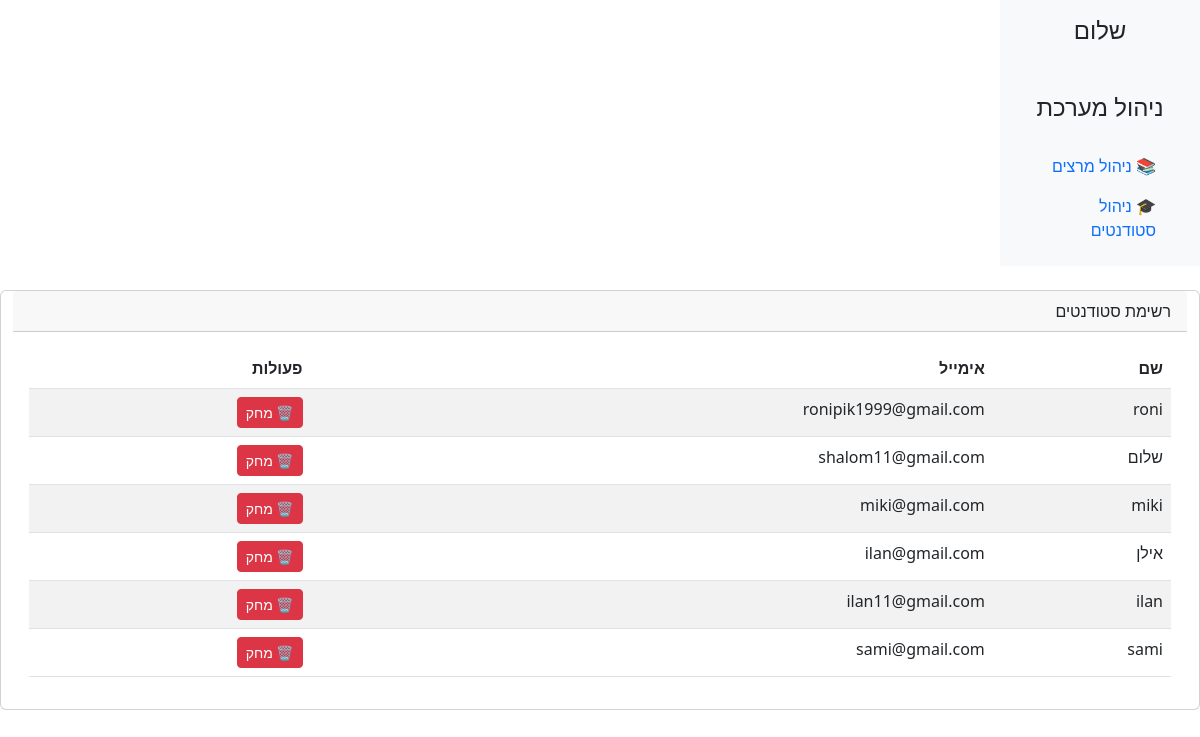
Page /admin_page_students_section/ on the earlier database version.
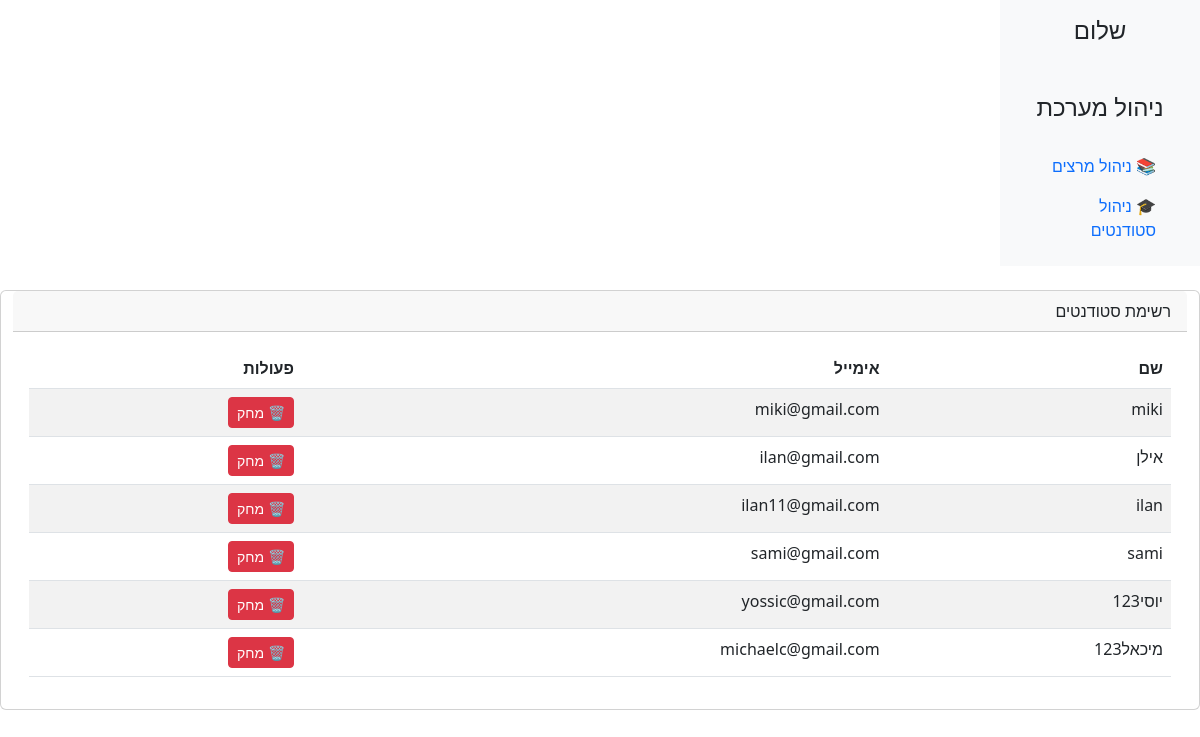
Same page on the later database version.
### App_SetUp/models.py (models this page shows)
class User(AbstractUser):
    is_admin = models.BooleanField('Is admin', default=False)
    is_student = models.BooleanField('Is student', default=False)
    is_lecturer = models.BooleanField('Is lecturer', default=False)

### App_SetUp/views.py (the view)
# urls.py: path('admin_page_students_section/', views.manage_students, name='manage_students'),
def manage_students(request):
    active_students = User.objects.filter(is_student=True, is_active=True)
    context = {
        "active_students": active_students
    }
    return render(request, "admin_page_students_section.html", context)

### App_SetUp/templates/admin_page_students_section.html (shortened to what this page needs)
<!DOCTYPE html>
<html lang="he" dir="rtl">
<head>
    <link href="https://cdn.jsdelivr.net/npm/bootstrap@5.3.0/dist/css/bootstrap.min.css" rel="stylesheet">
</head>
<body>
<div class="container-fluid">
    <div class="row">
        <nav class="col-md-2 d-none d-md-block bg-light sidebar">
            <div class="position-sticky">
                <h4 class="text-center mt-3">שלום {{ request.user.username }}</h4>
                <br>
                <h4 class="text-center mt-3">ניהול מערכת</h4>
                <ul class="nav flex-column p-3">
                    <li class="nav-item"><a class="nav-link active" href="{% url 'manage_lecturers' %}">📚 ניהול מרצים</a></li>
                    <li class="nav-item"><a class="nav-link" href="{% url 'manage_students' %}">🎓 ניהול סטודנטים</a></li>
                </ul>
            </div>
        </nav>
            <div class="card my-4">
                <div class="card-header">רשימת סטודנטים</div>
                <div class="card-body">
                    <table class="table table-striped">
                        <thead>
                            <tr>
                                <th>שם</th>
                                <th>אימייל</th>
                                <th>פעולות</th>
                            </tr>
                        </thead>
                        <tbody>
                            {% for student in active_students %}
                            <tr>
                                <td>{{ student.username }}</td>
                                <td>{{ student.email }}</td>
                                <td>
                                    <form method="post" action="{% url 'delete_student'%}" onsubmit="return confirmDeletion()">
                                        <button type="submit" class="btn btn-danger btn-sm">🗑 מחק</button>
                                    </form>
                                </td>
                            </tr>
                            {% empty %}
                            <tr><td colspan="3" class="text-center">אין סטודנטים רשומים</td></tr>
                            {% endfor %}
                        </tbody>
                    </table>
                </div>
            </div>
       </div>
</div>
</body>
</html>

Differences in the rows shown:
removed User: username "roni", email "ronipik1999@gmail.com"
removed User: username "שלום", email "shalom11@gmail.com"
added User: username "יוסי123", email "yossic@gmail.com"
added User: username "מיכאל123", email "michaelc@gmail.com"
